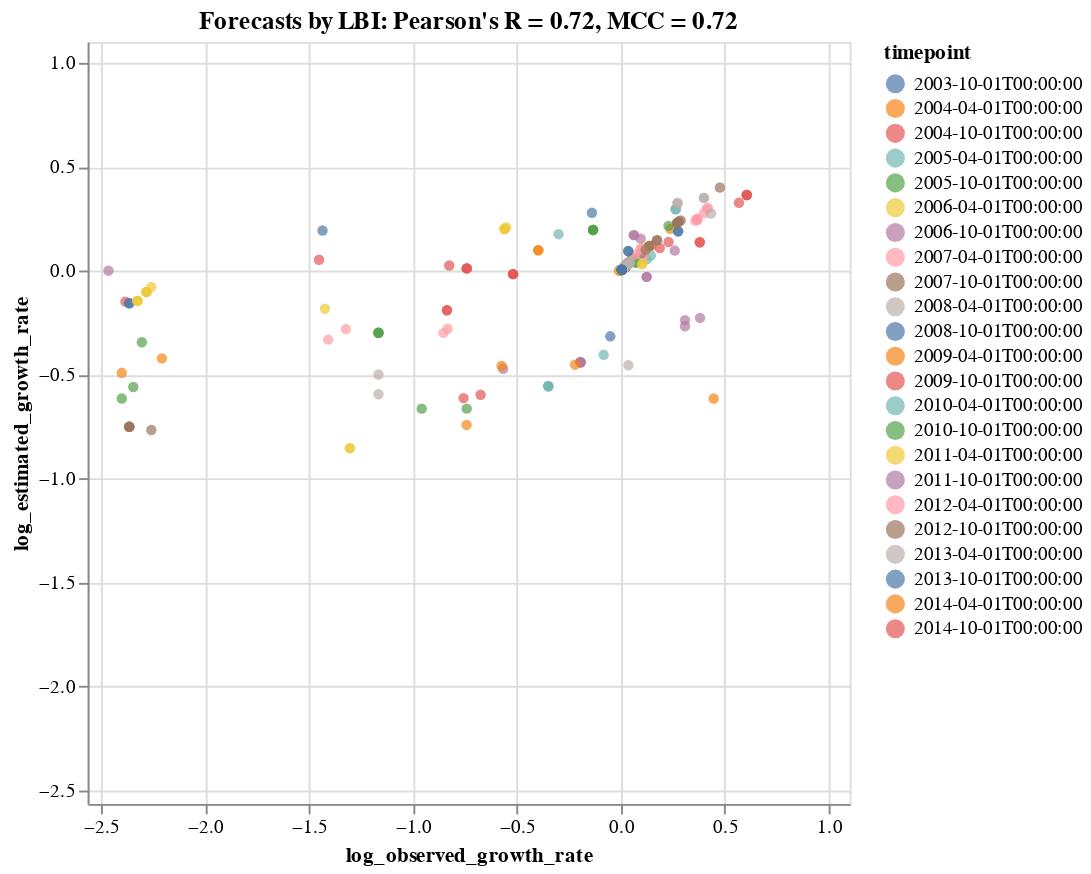

Source (notebook cell):
### Code cell
tooltip_attributes = ["observed_growth_rate:Q", "estimated_growth_rate:Q", "timepoint:N", "frequency:Q", "frequency_final:Q",
                      "projected_frequency:Q", "clade_membership:N"]

chart = alt.Chart(complete_clade_frequencies).mark_circle().encode(
    alt.X("log_observed_growth_rate:Q", scale=alt.Scale(domain=(log_lower_limit, log_upper_limit))),
    alt.Y("log_estimated_growth_rate:Q", scale=alt.Scale(domain=(log_lower_limit, log_upper_limit))),
    alt.Color("timepoint:N"),
    alt.Tooltip(tooltip_attributes)
).properties(
    width=400,
    height=400,
    title="Forecasts by LBI: Pearson's R = %.2f, MCC = %.2f" % (r, mcc)
).interactive()

#chart.save("forecast_log_growth_correlation_natural_lbi.svg")
chart

### Figure 1 — Vega-Lite specification as saved in the notebook (floating-point values rounded to 4 significant figures; data arrays with more than 128 entries replaced by an {"elided": "..."} marker saying what was removed)
{"$schema": "https://vega.github.io/schema/vega-lite/v3.3.0.json", "config": {"mark": {"tooltip": null}, "view": {"height": 300, "width": 400}}, "data": {"name": "data-e5979fcfcffbe39006e2808f1a296f45"}, "datasets": {"data-e5979fcfcffbe39006e2808f1a296f45": {"elided": "209 records"}}, "encoding": {"color": {"field": "timepoint", "type": "nominal"}, "tooltip": [{"field": "observed_growth_rate", "type": "quantitative"}, {"field": "estimated_growth_rate", "type": "quantitative"}, {"field": "timepoint", "type": "nominal"}, {"field": "frequency", "type": "quantitative"}, {"field": "frequency_final", "type": "quantitative"}, {"field": "projected_frequency", "type": "quantitative"}, {"field": "clade_membership", "type": "nominal"}], "x": {"field": "log_observed_growth_rate", "scale": {"domain": [-2.564, 1.1]}, "type": "quantitative"}, "y": {"field": "log_estimated_growth_rate", "scale": {"domain": [-2.564, 1.1]}, "type": "quantitative"}}, "height": 400, "mark": "circle", "selection": {"selector003": {"bind": "scales", "encodings": ["x", "y"], "type": "interval"}}, "title": "Forecasts by LBI: Pearson's R = 0.72, MCC = 0.72", "width": 400}
